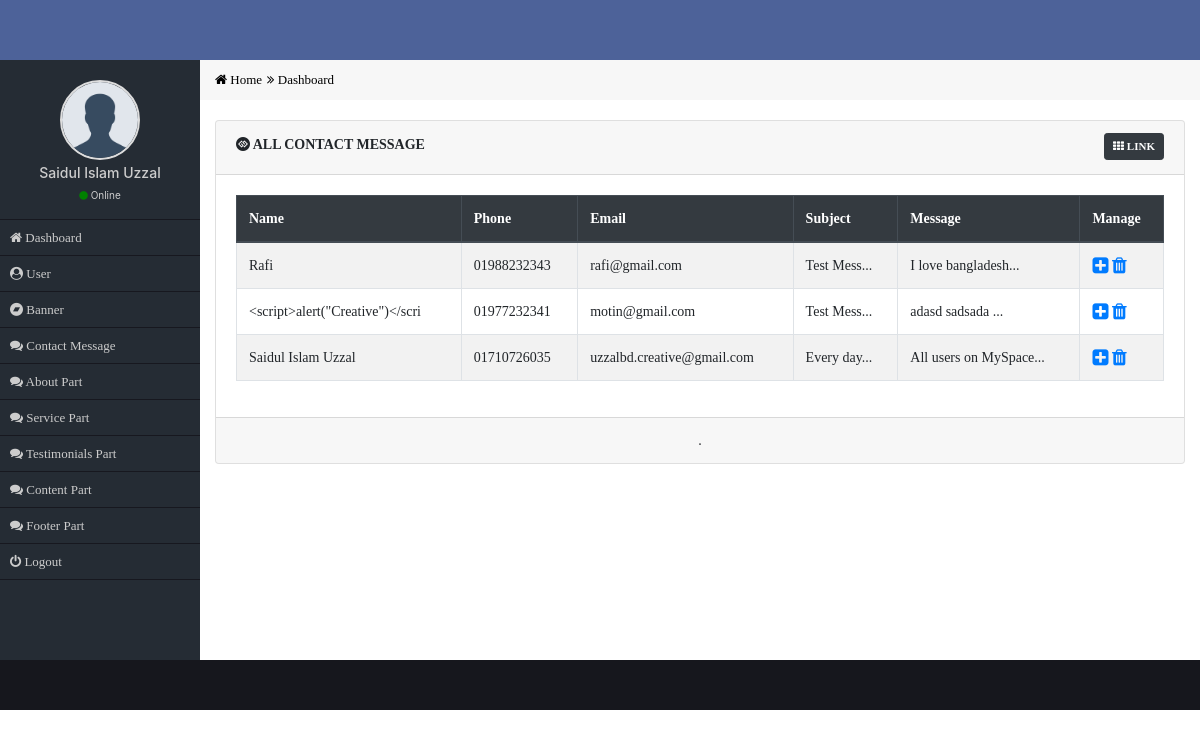
Screenshot of /admin/all-message.php (signed in) with the database file from the repository.
### tables this page shows
CREATE TABLE `cs_contact` (
  `conus_id` int(11) NOT NULL,
  `conus_name` varchar(50) NOT NULL,
  `conus_email` varchar(50) NOT NULL,
  `conus_phone` varchar(20) NOT NULL,
  `conus_sub` varchar(250) NOT NULL,
  `conus_mess` text NOT NULL
);

### admin/all-message.php (the view, shortened to what this page needs)
<?php
    require_once('functions/main.php');
    if($_SESSION['role']=='1'){
?>
    <div class="row">
        <div class="col-md-12 main_content">
            <div class="card">
              <div class="card-header">
                  <div class="row">
                      <div class="col-md-8">
                            <h4 class="card_header_title"><i class="fa fa-gg-circle"></i> All Contact Message</h4>
                      </div>
                      <div class="col-md-4 text-right">
                          <a class="btn btn-sm btn-dark card_top_btn" href="#"><i class="fa fa-th"></i> Link</a>
                      </div>
                  </div>
              </div>
              <div class="card-body">
                  <table class="table table-bordered table-striped table-hover custom_table">
                    <thead class="thead-dark">
                      <tr>
                        <th scope="col">Name</th>
                        <th scope="col">Phone</th>
                        <th scope="col">Email</th>
                        <th scope="col">Subject</th>
                        <th scope="col">Message</th>
                        <th scope="col">Manage</th>
                      </tr>
                    </thead>
                    <tbody>
                      <?php
                          $sel="SELECT * FROM cs_contact ORDER BY conus_id DESC";
                          $Q=mysqli_query($con,$sel);
                          while($data=mysqli_fetch_assoc($Q)){
                      ?>
                        <tr>
                          <td><?= $data['conus_name']; ?></td>
                          <td><?= $data['conus_phone']; ?></td>
                          <td><?= $data['conus_email']; ?></td>
                          <td><?= substr($data['conus_sub'],0,10); ?>...</td>
                          <td><?= substr($data['conus_mess'],0,20); ?>...</td>
                          <td>
                              <a href="view-message.php?v=<?= $data['conus_id']; ?>"><i class="fa fa-plus-square fa-lg"></i></a>
                              <a href="delete-message.php?d=<?= $data['conus_id']; ?>"><i class="fa fa-trash fa-lg"></i></a>
                          </td>
                        </tr>
                      <?php } ?>
                    </tbody>
                  </table>
              </div>
              <div class="card-footer text-center">
                  .
              </div>
            </div>
        </div>
    </div>
<?php
  }else{
    header('Location:index.php');
  }
?>

### admin/css/style.css (style rules this page uses)
* { margin: 0px; padding: 0px; outline: 0px; }
a { text-decoration: none; }
.main_content { margin-top: 20px; font-family: verdana; font-size: 14px; }
.card_header_title { font-size: 14px; font-weight: bold; margin-top: 4px; font-family: verdana; text-transform: uppercase; }
.card_top_btn { font-size: 11px; font-weight: 600; text-transform: uppercase; }

### rows the page displays
cs_contact: conus_name "Rafi", conus_phone "01988232343", conus_email "rafi@gmail.com", conus_sub "Test Mess", conus_mess "I love bangladesh"
cs_contact: conus_name "<script>alert(\"Creative\")</scri", conus_phone "01977232341", conus_email "motin@gmail.com", conus_sub "Test Mess", conus_mess "adasd sadsada"
cs_contact: conus_name "Saidul Islam Uzzal", conus_phone "01710726035", conus_email "uzzalbd.creative@gmail.com", conus_sub "Every day", conus_mess "All users on MySpace"

### other values shown
$_SESSION['name'] "Saidul Islam Uzzal"
